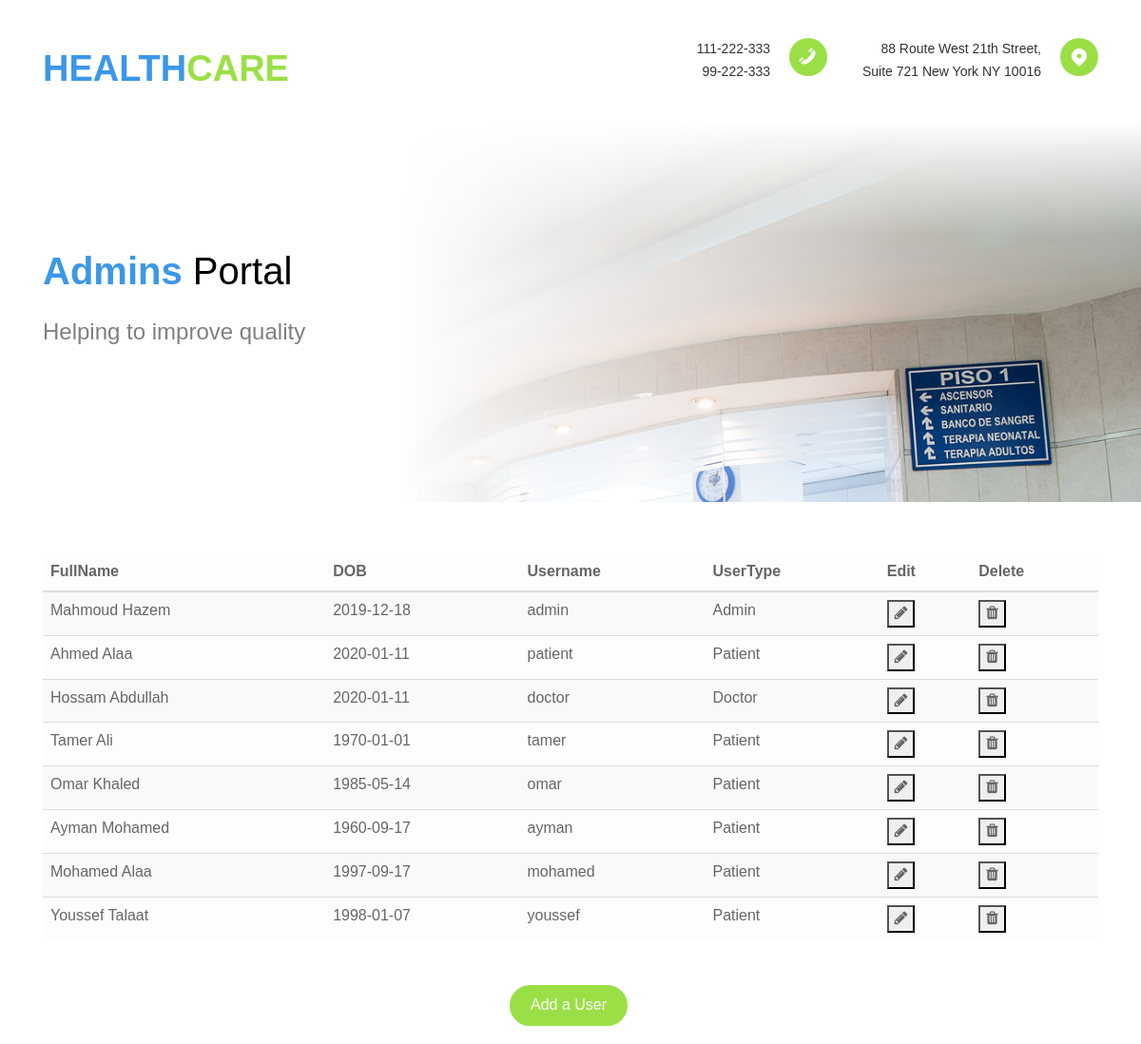
/Portals/AdminPortal/viewUsers.php, run on an earlier commit of the app's database.
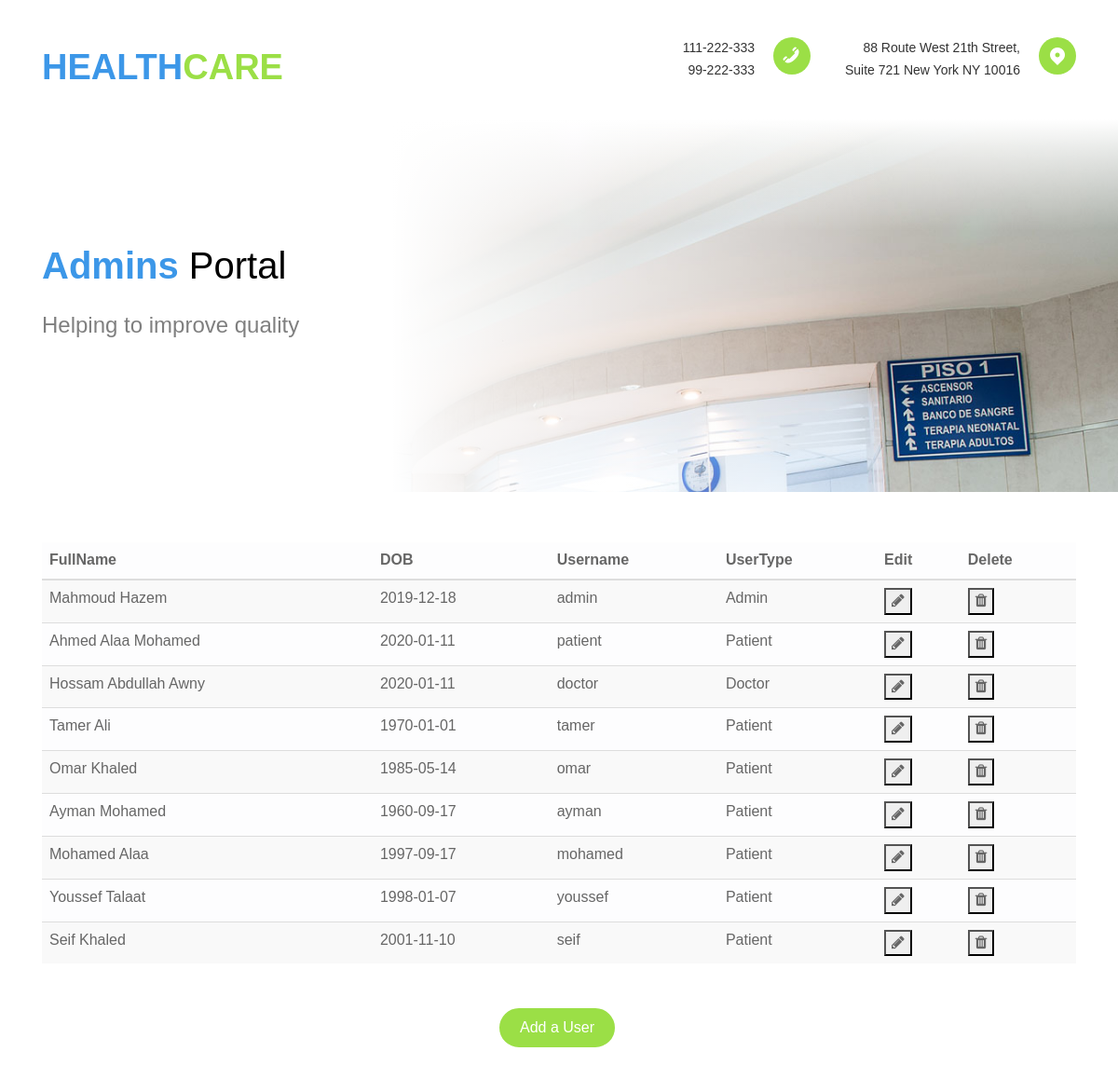
And on a later commit of the database.
### tables this page shows
CREATE TABLE IF NOT EXISTS `user` (
  `ID` int(11) NOT NULL AUTO_INCREMENT,
  `FullName` text NOT NULL,
  `DOB` date NOT NULL,
  `Email` varchar(50) NOT NULL,
  `Telephone` varchar(20) NOT NULL,
  `Username` varchar(50) NOT NULL,
  `Password` varchar(50) NOT NULL,
  `UserTypeID` int(11) NOT NULL,
  `IsDeleted` tinyint(1) NOT NULL DEFAULT '0',
  PRIMARY KEY (`ID`),
  KEY `UserTypeID` (`UserTypeID`)
);

CREATE TABLE IF NOT EXISTS `usertype` (
  `ID` int(11) NOT NULL AUTO_INCREMENT,
  `Name` varchar(50) NOT NULL,
  `IsDeleted` tinyint(1) NOT NULL DEFAULT '0',
  PRIMARY KEY (`ID`)
);

### DatabaseFile/Database.php (called while the page is built, shortened)
<?php
class Database{
    public $servername;
    public $username;
    public $password;
    public $dbname;
    public $conn;
    public static $instance;
    private function __construct($sn , $us , $pw , $dbn){
        $this->servername = $sn;
        $this->username = $us;
        $this->password = $pw;
        $this->dbname = $dbn;
        if(self::$instance == NULL){
            self::$instance = $this;
        }
    }
    function startConnection(){
        if($this->conn == NULL){
            $this->conn = new mysqli($this->servername, $this->username, $this->password, $this->dbname);
        }
    }
    public static function getInstance(){
        return self::$instance;
    }
    function selectWhere($tableName , $condition){
        $sql = "select * from ".$tableName." where ".$condition." and IsDeleted = 0";
        $result = mysqli_query($this->conn, $sql);
        if($result){
            if(mysqli_num_rows($result) > 0){
                return $result;
            }
            else{
                return NULL;
            }
        }
    }
}
?>

### Classes/User.php (called while the page is built, shortened)
<?php
class User {
    public function __construct($ID){
        if($ID != 0){
            $db = Database::getInstance();
            $result = $db->selectWhere("user", "ID=".$ID);
            if($result != NULL){
                $row = mysqli_fetch_array($result);
                $this->ID = $row['ID'];
                $this->fullName = $row['FullName'];
                $this->DOB = $row['DOB'];
                $this->username = $row['Username'];
                $this->userTypeID = new UserType($row['UserTypeID']);
                $result = $db->selectWhere("permission", "UserTypeID=".$this->userTypeID->ID);
                if($result != NULL){
                    $i = 0;
                    while($row = mysqli_fetch_array($result))
                    {
                        $this->links[$i] = new Link($row['LinkID']);
                        $i++;
                    }
                }
            }
        }
    }
    public static function view($condition){
        $db = Database::getInstance();
        $result = $db->selectWhere("user", $condition);
        $arr = array();
        $i = 0;
        if($result != NULL){
            while($row = mysqli_fetch_array($result))
            {
                $arr[$i] = new User($row['ID']);
                $i++;
            }
            return $arr;
        }
        return NULL;
    }
}
?>

### Classes/UserType.php (called while the page is built, shortened)
<?php
class UserType {
    public function __construct($ID){
        if($ID != 0){
            $db = Database::getInstance();
            $result = $db->selectWhere("usertype", "ID=".$ID);
            if($result != NULL){
                $row = mysqli_fetch_array($result);
                $this->ID = $row['ID'];
                $this->name = $row['Name'];
            }
        }
    }
}
?>

### Classes/Link.php (called while the page is built, shortened)
<?php
class Link{
    public function __construct($ID){
        if($ID != 0){
            $db = Database::getInstance();
            $result = $db->selectWhere("link", "ID=".$ID);
            if($result != NULL){
                $row = mysqli_fetch_array($result);
            }
        }
    }
}
?>

### Portals/AdminPortal/viewUsers.php (the view, shortened to what this page needs)
<?php
include '../../Classes/User.php';
include '../../Classes/Link.php';
include '../../Classes/UserType.php';
include '../../DatabaseFile/Database.php';
?>
<!DOCTYPE HTML>
<html>
	<head>
	<link rel="stylesheet" type="text/css" href="https://cdn.datatables.net/v/dt/dt-1.10.18/datatables.min.css"/>
  <link rel="stylesheet" href="../../fonts/icomoon/style.css">
	<link rel="stylesheet" href="../../css/animate.css">
	<link rel="stylesheet" href="../../css/icomoon.css">
	<link rel="stylesheet" href="../../css/bootstrap.css">
	<link rel="stylesheet" href="../../css/magnific-popup.css">
	<link rel="stylesheet" href="../../css/owl.carousel.min.css">
	<link rel="stylesheet" href="../../css/owl.theme.default.min.css">
	<link rel="stylesheet" href="../../css/flexslider.css">
	<link rel="stylesheet" href="../../fonts/flaticon/font/flaticon.css">
	<link rel="stylesheet" href="../../css/style.css">
	</head>
	<body>
	<div id="page">
	<nav class="colorlib-nav" role="navigation">
		<div class="top-menu">
			<div class="container">
				<div class="row">
					<div class="col-xs-12">
						<div class="top">
							<div class="row">
								<div class="col-md-6">
									<div id="colorlib-logo"><a href="../../index.html">Health<span>care</span></a></div>
								</div>
								<div class="col-md-3">
									<div class="num">
										<span class="icon"><i class="icon-phone"></i></span>
										<p><a href="#">111-222-333</a><br><a href="#">99-222-333</a></p>
									</div>
								</div>
								<div class="col-md-3">
									<div class="loc">
										<span class="icon"><i class="icon-location"></i></span>
										<p><a href="#">88 Route West 21th Street, Suite 721 New York NY 10016</a></p>
									</div>
								</div>
							</div>
						</div>
					</div>
				</div>
			</div>
		</div>
	</nav>
	<aside id="colorlib-hero" class="breadcrumbs">
		<div class="flexslider">
			<ul class="slides">
		   	<li style="background-image: url(../../images/img_bg_6.jpg);">
		   		<div class="container">
		   			<div class="row">
			   			<div class="col-md-8 col-md-offset-2 col-md-pull-2 slider-text">
			   				<div class="slider-text-inner">
			   					<h1><strong>Admins</strong> Portal</h1>
									<h2>Helping to improve quality</h2>
			   				</div>
			   			</div>
			   		</div>
		   		</div>
		   	</li>
		  	</ul>
	  	</div>
	</aside>
		<div class="container">
			<div class="row">
				<div class="col-md-12">
					<br><br>
			<?php
					echo "
    					<form method='post' action=''>
				<table id = 'tbl' class = 'table table-striped table-light'>
				<thead>
					<tr>
						<th>FullName</th>
						<th>DOB</th>
						<th>Username</th>
						<th>UserType</th>
						<th>Edit</th>
						<th>Delete</th>
					</tr>
				</thead><tbody>";
				$doctors = User::view(1);
				if($doctors){
					for($i=0;$i<sizeof($doctors);$i++)
					{
						echo "<tr>
							<td>".$doctors[$i]->fullName."</td>
							<td>".$doctors[$i]->DOB."</td>
							<td>".$doctors[$i]->username."</td>
							<td>".$doctors[$i]->userTypeID->name."</td>
							<td><button type='submit' name='edit' value='".$doctors[$i]->ID."'><i class = 'fa fa-pencil' aria-hidden = 'true'></i></button></td>
							<td>
							<button id='delBtn' type='button' data-toggle='modal' data-target='#Modal' data-id='".$doctors[$i]->ID."'><i class = 'fa fa-trash' aria-hidden = 'true'></i></button>
							</td>
						</tr>";
					}
				}
				echo "</tbody>
				</table>
				</form><br>
				<div class='form-group text-center'>
				<a href='http://localhost/DR_Project/Portals/AdminPortal/createUser.php'><input type='submit' value='Add a User' class='btn btn-primary'></a>
				</div>";
			?>
				</div>
			</div>
		</div>
	</div>
	</body>
</html>

### css/icomoon.css (style rules this page uses)
[class^="icon-"], [class*=" icon-"] { font-family: 'icomoon' !important; speak: none; font-style: normal; font-weight: normal; font-variant: normal; text-transform: none; line-height: 1; -webkit-font-smoothing: antialiased; -moz-osx-font-smoothing: grayscale; }
.icon-location:before { content: "\e942"; }
.icon-phone:before { content: "\e98a"; }

What changed in the data, as far as the page shows it:
changed user "patient": FullName "Ahmed Alaa" → "Ahmed Alaa Mohamed"
changed user "doctor": FullName "Hossam Abdullah" → "Hossam Abdullah Awny"
added user: FullName "Seif Khaled", DOB "2001-11-10", Username "seif", UserTypeID.Name "Patient", $doctors[$i]->ID 9 (drawn)
